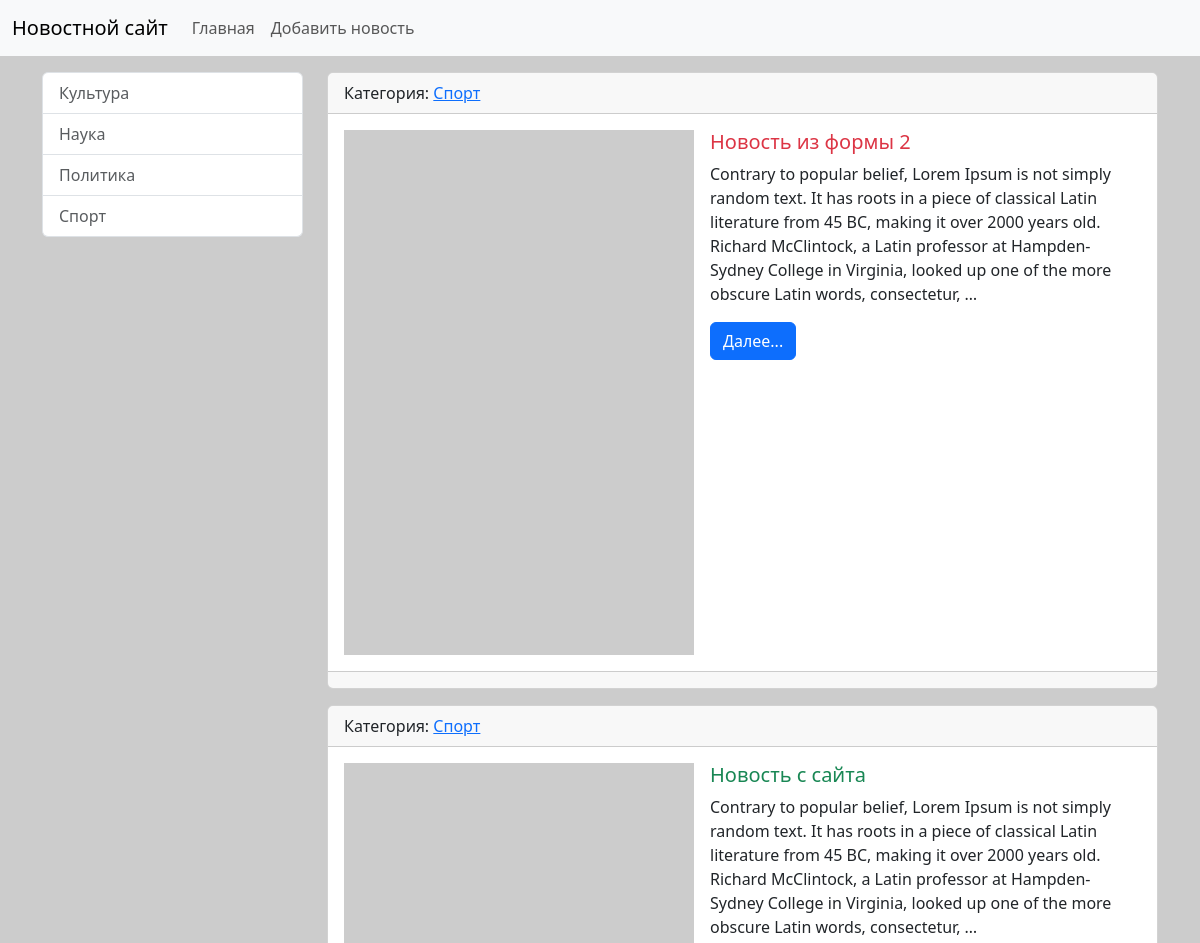
The page /category/2/ (upper part) on the database as committed earlier.
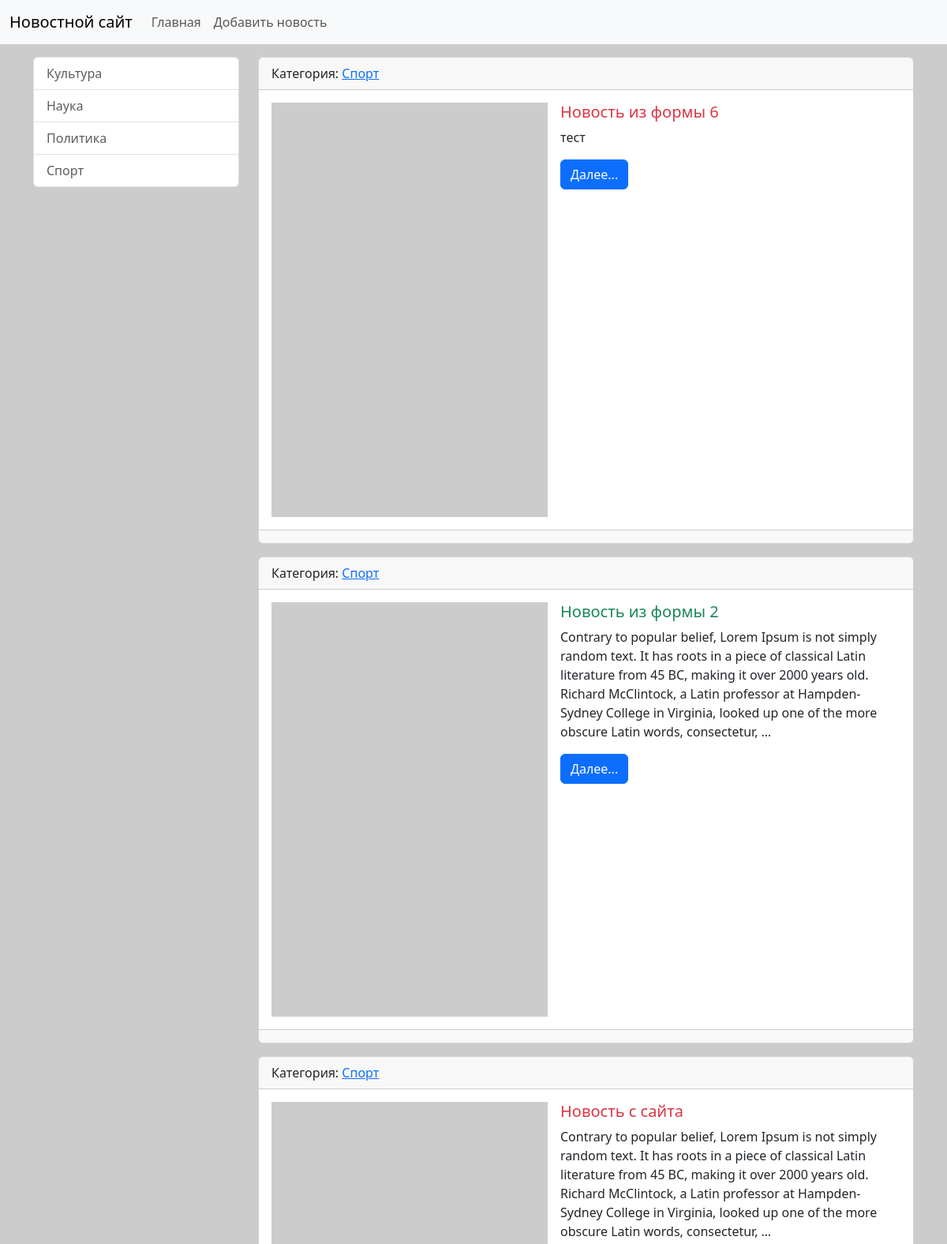
The same page on the database as committed later.
### news/models.py (models this page shows, shortened)
class Category(models.Model):
    title = models.CharField(max_length=150, db_index=True, verbose_name = 'Наименование категории') # При наличии db_index поле индексируется и поиск полей в этой таблице / модели становится более быстрым
    def get_absolute_url(self): # Название этого метода должно быть именно таким, чтобы Django мог его распознать и использовать для получения URL-адреса объекта и это договорённость между разработчиками Django. Этот метод возвращает URL-адрес для конкретного объекта модели, который будет использовать. Также django автоматически ищет этот метод и если находит его, то в админ.панели автоматически появляется кнопка "смотреть на сайте", которая ведёт на соответствующую страницу на сайте. При другом названии метода кнопки не будет.
        return reverse('category', kwargs={"category_id": self.pk}) # Главное отличе этой фукнции от template tag в том, что она строит ссылку в python-файлах, а template tag - в html-шаблонах. Здесь мы используем имя маршрута 'category' и передаем параметр category_id, который равен первичному ключу (pk) текущего объекта категории. В результате функция reverse вернет URL-адрес для этой категории, который можно использовать в шаблонах или других частях приложения.
    class Meta:
        verbose_name = 'Категория'
        verbose_name_plural = 'Категории'
        ordering = ('title', )
    def __str__(self):
        return self.title

class News(models.Model):
    title = models.CharField(max_length=150, verbose_name="Наименование")
    content = models.TextField(blank=True, verbose_name="Содержание")
    created_at = models.DateTimeField(auto_now_add=True, verbose_name="Дата создания")
    updated_at = models.DateTimeField(auto_now=True, verbose_name="Дата редактирования")
    photo = models.ImageField(upload_to='photos/%Y/%m/%d', verbose_name="Фото", blank=True)
    is_published = models.BooleanField(default=True, verbose_name="Опубликовано")
    category = models.ForeignKey('Category', on_delete=models.PROTECT, verbose_name = 'Категория') # Модель можно указать двумя способами: ссылкой на модель (но только в том случае, если эта модель объявлена раньше, перед указанием foreign key в другой модели) или указав имя модели - 'Category'. null=True поставлен из-за того, что category и связь с category были добавлены после того, как в БД уже были добавлены новости без категории.
    class Meta:
        verbose_name = 'Новость'    # Это правильный перевод или наименование единственного числа объекта модели, с которой мы работаем
        verbose_name_plural = 'Новости' # Это правильный перевод или наименование множественного числа объектов модели, с которой мы работаем
        ordering = ['-created_at'] # Это параметр сортировки объектов модели, с которой мы работаем ("-" означает, что в обратном порядке)
    def get_absolute_url(self): # Благодаря этому методу при использовании класса CreatedView после создания новости происходит автоматический редирект на новую новость. Происходит это из-за того, что этот метод назван именно так и django именно такое название ожидает в некоторых местах. И именно в момент добавления объекта через CreatedView django смотрит, есть ли у модели News (к этой модели подвязана форма) метод get_absolute_url и если есть, то он его использует для постоения ссылки, на которую нужно сделать редирект. Теперь, при классе CreateNews от класса CreateView, если этого метода не будет, то будет ошибка о том, что нет url, на который надо сделать редирект
        return reverse('view_news', kwargs={"pk": self.pk})

### news/views.py (the view)
# urls.py: path('category/<int:category_id>/', NewsByCategory.as_view(extra_context={'title':'Какой-то тайтл'}), name='category'), # В данном случае extra_content - это просто пример того, как в метод as_view ещ
class NewsByCategory(ListView):
    model = News
    template_name = 'news/home_news+list.html'  #Также переопределяем шаблон, который будет использоваться в качестве страницы
    context_object_name = 'news'
    allow_empty = False # Это специальный атрибут класса, который показывает пустые списки. По умолчанию он установлен в True. Поставив в False запрещается показ пустых списков, т.е. если, к примеру, категория пустая, т.е. в ней нет новостей, то сама категория не будет показываться, а будет просто ошибка 404, т.е. нет такой страницы с категорией, которая пустая, т.е. и категории как-бы нет.
    def get_context_data(self, **kwargs):
        context = super().get_context_data(**kwargs)
        context['title'] = Category.objects.get(pk=self.kwargs['category_id'])
        return context
    def get_queryset(self): # Для получения новостей только одной категории надо использовать параметр category_id, который есть в объекте self. Т.е. мы добавляет к фильтру ещё и фильтрацию по category_id
        return News.objects.filter(category_id = self.kwargs['category_id'], is_published = True)

### news/templatetags/news_tags.py (called while the page is built)
@register.inclusion_tag('news/list_categories.html')
def show_categories():    # Можно передавать дополнительные параметры (def show_categories(arg1='Hello', arg2='World')
    categories = Category.objects.all()
    return {"categories": categories}   # При передачи доп. параметров в функцию return должен выглядеть с из возвратом, чтобы увидеть их значения return {"categories": categories, "arg1": arg1, "arg2": arg2}

### news/templates/news/news_list.html (shortened to what this page needs)
{% extends 'base.html' %}
{% block sidebar %}
{% include 'include/_sidebar.html' %}
{% endblock %}
{% block content %}
{% for item_news in object_list %}
    <div class="card mb-3">
        <div class="card-header">
            Категория: <a href="{{ item_news.category.get_absolute_url }}">{{ item_news.category }}</a>
        </div>
        <div class="card-body">
            <div class="d-flex align-items-start" style="min-height: 300px;">
                {% if item_news.photo %}
                    <img src="{{ item_news.photo.url }}" alt="" width="350" class="flex-shrink-0 me-3">
                {% else %}
                    <img src="https://picsum.photos/seed/picsum/200/300" alt="" width="350" class="flex-shrink-0 me-3">
                {% endif %}
                <div class="flex-grow-1">
                    <div class="media-body">
                        <h5 class="card-title {% cycle 'text-danger' 'text-success' %}">{{ item_news.title }}</h5>
                        <p class="card-text">{{ item_news.content|truncatewords:50 }}</p>
                        <a href="{{ item_news.get_absolute_url }}" class="btn btn-primary">Далее...</a>
                    </div>
                </div>
            </div>
        </div>
        <div class="card-footer text-body-secondary">
        </div>
    </div>
{% empty %}
    Больше новостей нет.
{% endfor %}
{% endblock  %}

### news/templates/news/list_categories.html
<div class="list-group">
  {% for item_category in categories %}
    <a href="{{ item_category.get_absolute_url }}" class="list-group-item list-group-item-action" aria-current="true" >{{ item_category.title }}</a >
  {% empty %}
    <p class="text-muted">Категорий нет.</p>
  {% endfor %}
</div>

Rows that differ between the two databases and show on the page:
added News: category "Спорт", title "Новость из формы 6", content "тест"
